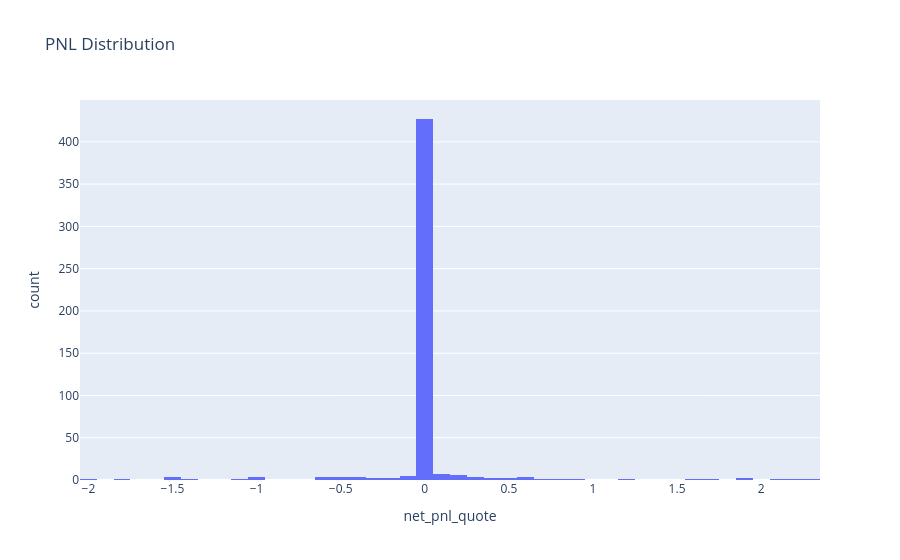

The notebook cell saved with this chart:
### Markdown cell above
### Histogram of PNL Distribution
The histogram displays the distribution of PNL values across all trades. It helps in understanding the frequency and range of profit and loss outcomes.

### Code cell
fig = px.histogram(executors_df, x='net_pnl_quote', title='PNL Distribution')
fig.show()

### Figure 1 — Plotly figure (JSON) as saved in the notebook; plotly's stock layout.template omitted (floating-point values rounded to 4 significant figures; data arrays with more than 128 entries replaced by an {"elided": "..."} marker saying what was removed)
{"data": [{"bingroup": "x", "hovertemplate": "net_pnl_quote=%{x}<br>count=%{y}<extra></extra>", "legendgroup": "", "marker": {"color": "#636efa", "pattern": {"shape": ""}}, "name": "", "orientation": "v", "showlegend": false, "type": "histogram", "x": {"elided": "491 float values"}, "xaxis": "x", "yaxis": "y"}], "layout": {"barmode": "relative", "legend": {"tracegroupgap": 0}, "title": {"text": "PNL Distribution"}, "xaxis": {"anchor": "y", "domain": [0, 1], "title": {"text": "net_pnl_quote"}}, "yaxis": {"anchor": "x", "domain": [0, 1], "title": {"text": "count"}}}}
